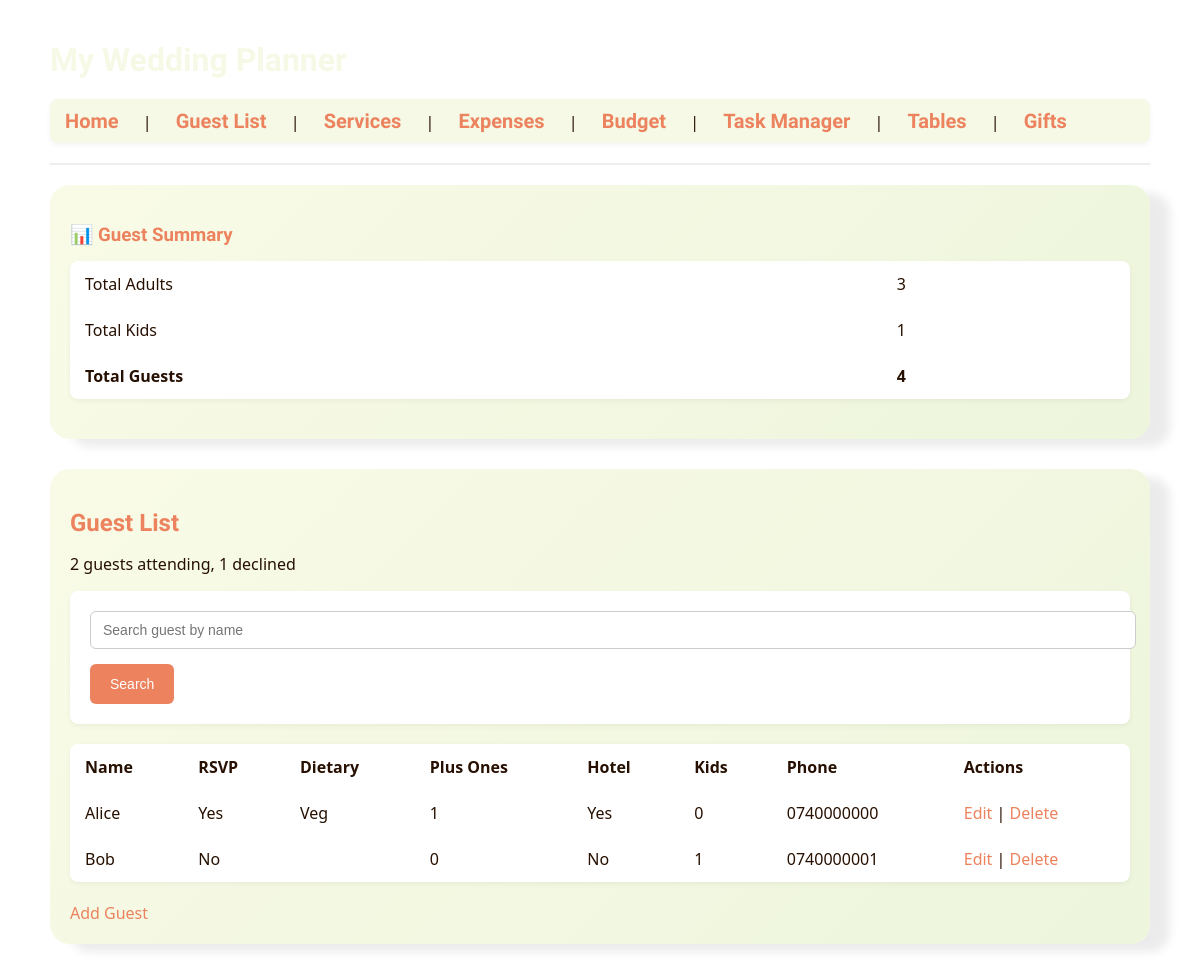
Page /guests on the earlier database version.
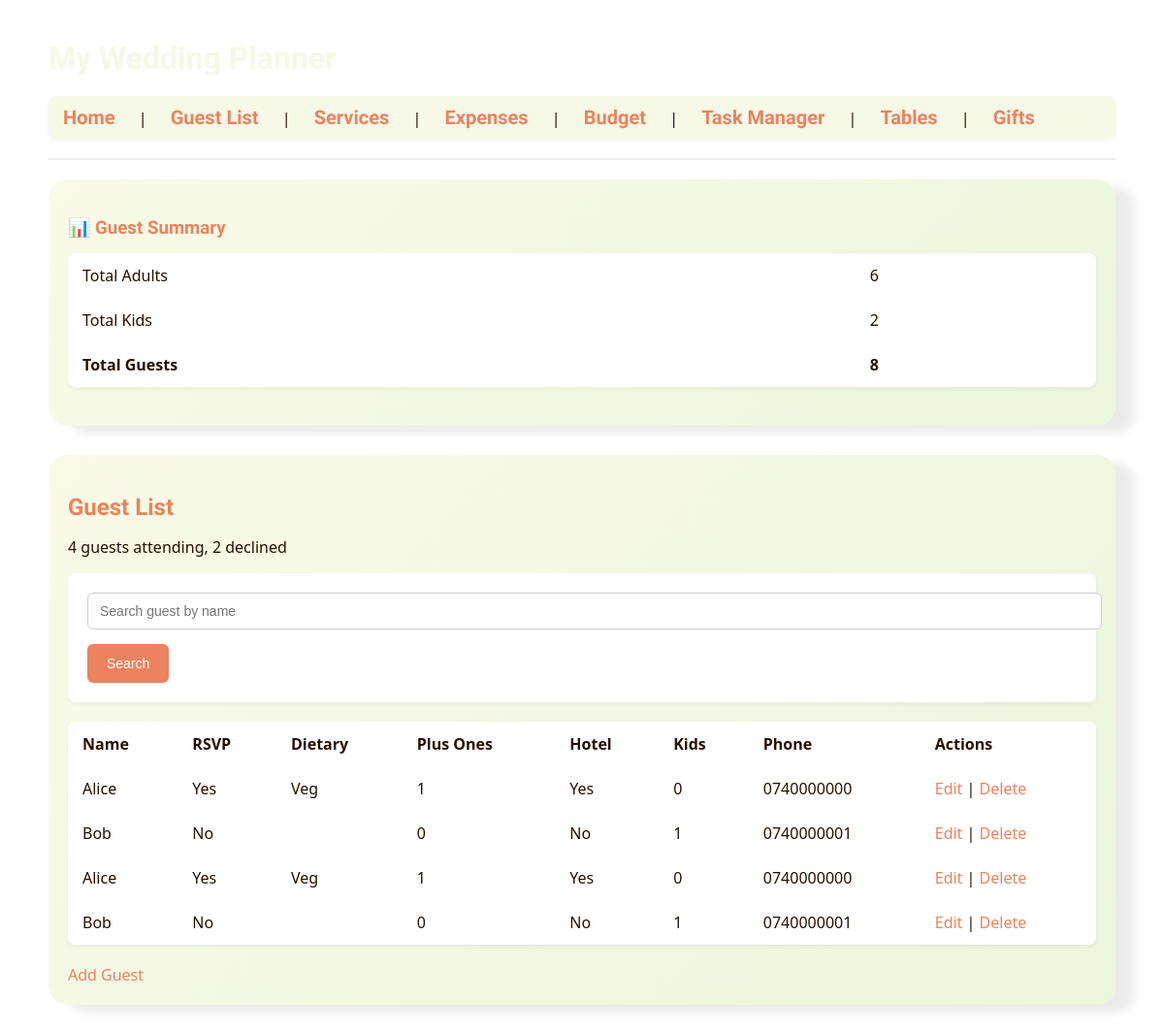
Same page on the later database version.
### tables this page shows
CREATE TABLE guests (
        id INTEGER PRIMARY KEY AUTOINCREMENT,
        name TEXT,
        rsvp TEXT,
        dietary TEXT,
        plus_ones INTEGER,
        kids INTEGER,
        hotel INTEGER,
        phone TEXT,
        table_number INTEGER,
        gift_amount REAL
    , table_assignment INTEGER);

### app.py (the view)
@app.route('/guests')
def index():
    conn = get_db_connection()
    guests = conn.execute('SELECT * FROM guests').fetchall()
    conn.close()
    attending_count = sum(1 + g['plus_ones'] for g in guests if g['rsvp'].lower() == 'yes')
    declined_count = sum(1 for g in guests if g['rsvp'].lower() == 'no')
    total_kids = sum(g['kids'] for g in guests)
    total_adults = len(guests) + sum(g['plus_ones'] for g in guests)
    grand_total = total_adults + total_kids
    return render_template('index.html',
                           guests=guests,
                           attending_count=attending_count,
                           declined_count=declined_count,
                           total_kids=total_kids,
                           total_adults=total_adults,
                           grand_total=grand_total)

### app.py (called while the page is built)
def get_db_connection():
    conn = sqlite3.connect(DB_PATH)
    conn.row_factory = sqlite3.Row
    return conn

### templates/index.html
{% extends 'layout.html' %}
{% block content %}
<div class="content-box">
    <h3>📊 Guest Summary</h3>
    <table>
      <tr>
        <td>Total Adults</td>
        <td>{{ total_adults }}</td>
      </tr>
      <tr>
        <td>Total Kids</td>
        <td>{{ total_kids }}</td>
      </tr>
      <tr>
        <td><strong>Total Guests</strong></td>
        <td><strong>{{ grand_total }}</strong></td>
      </tr>
    </table>
</div>
<div class="content-box">
    <h2>Guest List</h2>
    <p>
      {{ attending_count }} guest{{ 's' if attending_count != 1 else '' }} attending,
      {{ declined_count }} declined
    </p>
    <form method="get" action="{{ url_for('search_guest') }}">
        <input type="text" name="q" placeholder="Search guest by name" required>
        <button type="submit">Search</button>
    </form>
    {% if guests %}
    <table>
        <tr>
            <th>Name</th>
            <th>RSVP</th>
            <th>Dietary</th>
            <th>Plus Ones</th>
            <th>Hotel</th>
            <th>Kids</th>
            <th>Phone</th>
            <th>Actions</th>
        </tr>
        {% for guest in guests %}
        <tr>
            <td>{{ guest.name }}</td>
            <td>{{ guest.rsvp }}</td>
            <td>{{ guest.dietary }}</td>
            <td>{{ guest.plus_ones }}</td>
            <td>{{ 'Yes' if guest.hotel else 'No' }}</td>
            <td>{{ guest.kids }}</td>
            <td>{{ guest.phone or '' }}</td>
            <td>
                <a href="{{ url_for('edit_guest', id=guest['id']) }}">Edit</a> |
                <a href="{{ url_for('delete_guest', id=guest['id']) }}">Delete</a>
            </td>
        </tr>
        {% endfor %}
    </table>
    {% else %}
    <p>No guests yet. <a href="{{ url_for('add_guest') }}">Add one</a>.</p>
    {% endif %}
    <a href="{{ url_for('add_guest') }}">Add Guest</a>
</div>
{% endblock %}

### templates/layout.html (shortened to what this page needs)
<!DOCTYPE html>
<html lang="en">
<head>
    <link rel="stylesheet" href="{{ url_for('static', filename='style.css') }}">
</head>
<body>
    <div class="container">
        <h1>My Wedding Planner</h1>
        <nav>
            <a href="{{ url_for('home') }}">Home</a> |
            <a href="{{ url_for('index') }}">Guest List</a> |
            <a href="{{ url_for('services') }}">Services</a> |
            <a href="{{ url_for('expenses') }}">Expenses</a> |
            <a href="{{ url_for('budget_overview') }}">Budget</a> |
            <a href="{{ url_for('tasks_view') }}">Task Manager</a> |
            <a href="{{ url_for('tables_view') }}">Tables</a> |
            <a href="{{ url_for('edit_gifts') }}">Gifts</a>
        </nav>
        <hr>
        {% block content %}{% endblock %}
    </div>
</body>
</html>

### static/style.css (style rules this page uses)
body { font-family: 'Segoe UI', Tahoma, Geneva, Verdana, sans-serif; background-image: url('images/picture2.jpg'); background-size: cover; background-position: center; background-repeat: no-repeat; color: #271001; margin: 0; padding: 0; }
.container { max-width: 1100px; margin: 0 auto; padding: 20px; }
.content-box { background: linear-gradient(135deg, #f9fbe7, #edf5dc); border-radius: 20px; padding: 20px; box-shadow: 20px 8px 10px rgba(0,0,0,0.08); margin-bottom: 30px; }
h1 { color: #f5f9e5; margin-bottom: 20px; font-family: 'Borel', cursive; }
h2, h3 { color: #ec825e; margin-bottom: 15px; font-family: 'Borel', cursive; }
hr { border: 0; border-top: 2px solid #eee; margin: 20px 0; }
nav { margin-bottom: 20px; background-color: #f5f9e5; padding: 10px 15px; border-radius: 8px; box-shadow: 0 2px 5px rgba(0,0,0,0.05); }
nav a { text-decoration: none; color: #ec825e; margin-right: 20px; font-weight: 1000; transition: color 0.2s; font-family: 'Borel', cursive; font-size: 20px; }
table { width: 100%; border-collapse: collapse; margin-bottom: 20px; background-color: #ffffff; border-radius: 8px; overflow: hidden; box-shadow: 0 2px 5px rgba(0,0,0,0.05); }
table th, table td { padding: 12px 15px; text-align: left; }
table th { background-color: #ffffff; font-weight: 600; }
table tr:nth-child(even) { background-color: #ffffff; }
form { background-color: #fff; padding: 20px; border-radius: 8px; box-shadow: 0 2px 5px rgba(0,0,0,0.05); margin-bottom: 20px; }
form input[type="text"], form input[type="number"], form input[type="date"], form select, form textarea { width: 100%; padding: 10px 12px; margin-bottom: 15px; border: 1px solid #ccc; border-radius: 6px; font-size: 14px; transition: border-color 0.2s; }
form button { background-color: #ec825e; color: #fff; border: none; padding: 12px 20px; border-radius: 6px; cursor: pointer; font-size: 14px; transition: background-color 0.2s; }
a { color: #ec825e; text-decoration: none; }

Differences in the rows shown:
added guests: name "Alice", rsvp "Yes", dietary "Veg", plus_ones "1", hotel "Yes", kids "0", phone "0740000000"
added guests: name "Bob", rsvp "No", plus_ones "0", hotel "No", kids "1", phone "0740000001"
Other differences:
{{ total_adults }}: "3" → "6"
{{ total_kids }}: "1" → "2"
{{ grand_total }}: "4" → "8"
{{ attending_count }}: "2" → "4"
{{ declined_count }}: "1" → "2"
